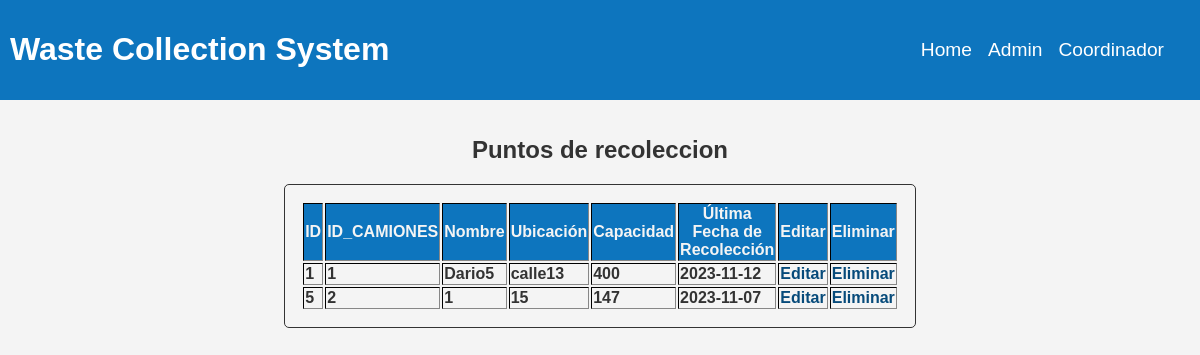
Screenshot of /puntosr/ver with the database file from the repository.
### tables this page shows
CREATE TABLE PUNTOS_RECOLECCION (
            ID INTEGER PRIMARY KEY AUTOINCREMENT,
            ID_CAMIONES INTEGER,
            NOMBRE VARCHAR(50),
            UBICACION VARCHAR(100),
            CAPACIDAD INTEGER,
            ULTIMA_FECHA_RECOLECCION DATE,
            FOREIGN KEY (ID_CAMIONES) REFERENCES CAMIONES(ID)  
        );

### app/app.py (the view)
@app.route("/puntosr/ver")
def ver_puntosr():
    conn = sqlite3.connect('instance/WCS.db')
    cursor = conn.cursor()
    cursor.execute('SELECT * FROM puntos_recoleccion')
    registros = cursor.fetchall()
    conn.close()
    return render_template("puntos_recoleccion/index.html", registros=registros)

### app/templates/puntos_recoleccion/index.html (shortened to what this page needs)
{% extends 'base.html' %}
{% block content %}
<div class="vista_div">
    <h2>Puntos de recoleccion</h2>
    <table border="1">
        <thead>
            <tr>
                <th>ID</th>
                <th>ID_CAMIONES</th>
                <th>Nombre</th>
                <th>Ubicación</th>
                <th>Capacidad</th>
                <th>Última Fecha de Recolección</th>
                <th>Editar</th>
                <th>Eliminar</th>
            </tr>
        </thead>
        <tbody>
            {% for registro in registros %}
            <tr>
                <td>{{ registro[0] }}</td>
                <td>{{ registro[1] }}</td>
                <td>{{ registro[2] }}</td>
                <td>{{ registro[3] }}</td>
                <td>{{ registro[4] }}</td>
                <td>{{ registro[5] }}</td>
                <td><a href="{{ url_for('actualizar_puntosr', id=registro[0]) }}">Editar</a></td>
                <td><a href="{{ url_for('eliminar_puntosr', id=registro[0]) }}"
                        onclick="return confirm('¿Estás seguro de que quieres eliminar este registro?');">Eliminar</a>
                </td>
            </tr>
            {% endfor %}
        </tbody>
    </table>
</div>
{% endblock %}

### app/static/css/style.css (style rules this page uses)
body { font-family: "Arial", sans-serif; margin: 0; padding: 0; background-color: #f4f4f4; color: #333; }
.vista_div { display: flex; justify-content: center; align-items: center; flex-direction: column; margin-top: 1rem; }
.vista_div table { border: 1px solid #333; border-radius: 5px; text-decoration: none; font-weight: bold; width: 450px; transition: all 0.3s ease-in-out; padding: 1rem; align-items: center; margin-bottom: 1rem; }
.vista_div th { background-color: #0d75be; color: #f4f4f4; }
.vista_div a { color: #064a7a; text-decoration: none; }

### rows the page displays
PUNTOS_RECOLECCION: ID "1", ID_CAMIONES "1", NOMBRE "Dario5", UBICACION "calle13", CAPACIDAD "400", ULTIMA_FECHA_RECOLECCION "2023-11-12"
PUNTOS_RECOLECCION: ID "5", ID_CAMIONES "2", NOMBRE "1", UBICACION "15", CAPACIDAD "147", ULTIMA_FECHA_RECOLECCION "2023-11-07"
